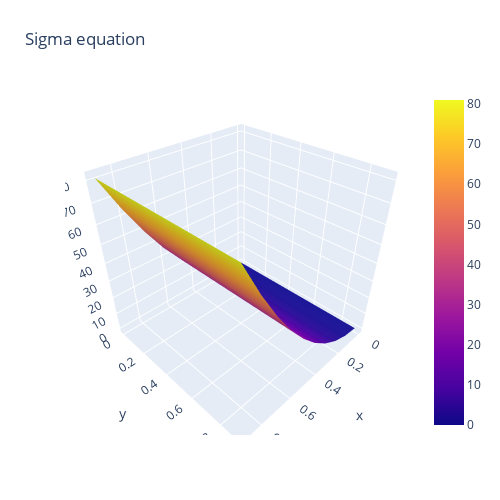

The notebook cell this image was saved under:
### Code cell
fig = go.Figure(data=[go.Surface(x = x, y = y, z=tensore_equazione_sigma[0,0,0,:,:])])
fig.update_layout(title='Sigma equation', autosize=False,
                  width=500, height=500,
                  margin=dict(l=65, r=50, b=65, t=90))
# change the labels of the axes
fig.update_xaxes(title_text='disistima_ricevuta')
fig.update_yaxes(title_text='rifiuto_effettivo')
#fig.update_zaxes(title_text='Sigma')
fig.show()

### Figure 1 — Plotly figure (JSON) as saved in the notebook; plotly's stock layout.template omitted (floating-point values rounded to 4 significant figures)
{"data": [{"type": "surface", "x": [0, 0.1, 0.2, 0.3, 0.4, 0.5, 0.6, 0.7, 0.8, 0.9, 1], "y": [0, 0.1, 0.2, 0.3, 0.4, 0.5, 0.6, 0.7, 0.8, 0.9, 1], "z": [[0, 1.0, 4.0, 9, 16.0, 25, 36, 49.0, 64.0, 81], [0, 1.0, 4.0, 9, 16.0, 25, 36, 49.0, 64.0, 81], [0, 1.0, 4.0, 9, 16.0, 25, 36, 49.0, 64.0, 81], [0, 1.0, 4.0, 9, 16.0, 25, 36, 49.0, 64.0, 81], [0, 1.0, 4.0, 9, 16.0, 25, 36, 49.0, 64.0, 81], [0, 1.0, 4.0, 9, 16.0, 25, 36, 49.0, 64.0, 81], [0, 1.0, 4.0, 9, 16.0, 25, 36, 49.0, 64.0, 81], [0, 1.0, 4.0, 9, 16.0, 25, 36, 49.0, 64.0, 81], [0, 1.0, 4.0, 9, 16.0, 25, 36, 49.0, 64.0, 81], [0, 1.0, 4.0, 9, 16.0, 25, 36, 49.0, 64.0, 81]]}], "layout": {"autosize": false, "height": 500, "margin": {"b": 65, "l": 65, "r": 50, "t": 90}, "title": {"text": "Sigma equation"}, "width": 500, "xaxis": {"title": {"text": "disistima_ricevuta"}}, "yaxis": {"title": {"text": "rifiuto_effettivo"}}}}
